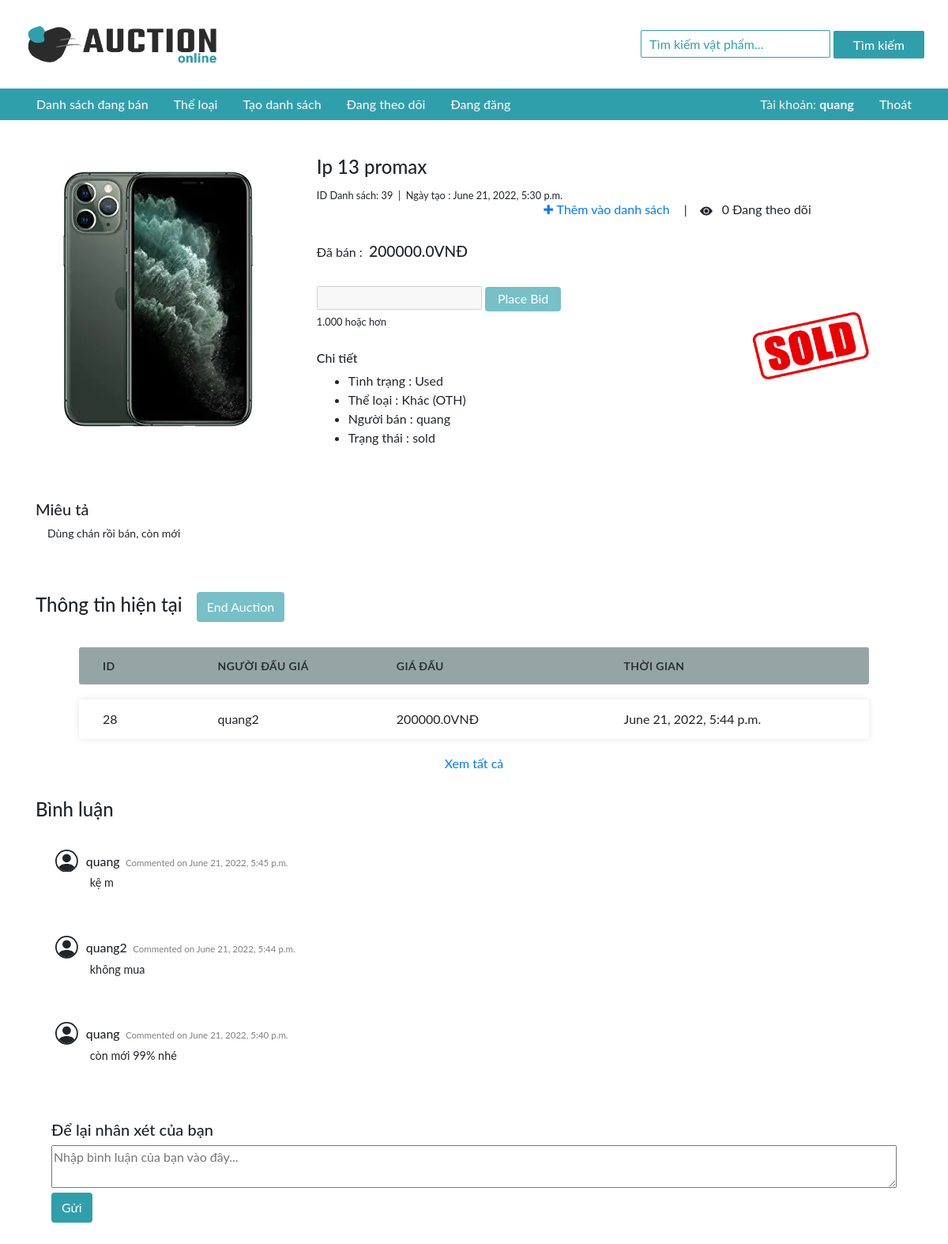
Page /listing/39 (signed in) on the committed database.
### auctions/models.py (models this page shows, shortened)
class User(AbstractUser):
    watchlist = models.ManyToManyField(Listing, blank=True, related_name="watchers")
    listing = models.ManyToManyField(Listing, blank=True, related_name="creater")
    bought_items = models.ManyToManyField(Listing, blank=True, related_name="buyer")
    def __str__(self):
        return f"{self.username}"

class Listing(models.Model):
    title = models.CharField(max_length=130)
    description = models.TextField(max_length=208)
    image = models.CharField(max_length=1000, blank=True)
    category = models.ForeignKey(Category, on_delete=models.CASCADE, related_name="listing")
    starting_bid = models.FloatField()
    current_bid = models.FloatField()
    condition = models.CharField(max_length=5)
    status = models.CharField(max_length=15, default='active')
    create_time = models.DateTimeField(datetime.now())

class Category(models.Model):
    code = models.CharField(max_length=3)
    name = models.CharField(max_length=45)
    def __str__(self):
        return f"{self.name} ({self.code})"

class UserBid(models.Model):
    bidder = models.ForeignKey(User, on_delete=models.CASCADE, related_name="user_bid")
    listing = models.ManyToManyField(Listing, related_name="bids")
    bid = models.FloatField()
    time = models.DateTimeField(datetime.now)

class UserComment(models.Model):
    commenter = models.ForeignKey(User, on_delete=models.CASCADE, related_name="user_comment")
    listing = models.ManyToManyField(Listing, related_name="comments")
    comment = models.TextField()
    time = models.DateTimeField(datetime.now)

### auctions/views.py (the view)
# urls.py: path("listing/<int:id>", views.listing, name="listing"),
def listing(request, id, status="None"):
    list_item = Listing.objects.get(id=id)
    watchlist = ""
    watchers_count = list_item.watchers.count()
    no_of_bids = UserBid.objects.filter(listing=list_item).count()
    bids = UserBid.objects.filter(listing=list_item).all().order_by('-id')[:5]
    comments = UserComment.objects.filter(listing=list_item).all().order_by('-id')
    creater = list_item.creater.get()
    outbid = ""
    if request.user.is_authenticated:
        if (no_of_bids > 0):
            userBids = UserBid.objects.filter(bidder=request.user, listing=list_item)
            if userBids:
                userBid = max([userBid.bid for userBid in userBids])
                if userBid == list_item.current_bid:
                    outbid = "no"
                else:
                    outbid = "yes"
    if list_item.status == "sold":
        if request.user == list_item.buyer.get():
            success = True
            message = "Congratulations! you have won this auction."
        else:
            success = False
            message = ""
    else:
        success = False
        message = ""
    if request.user == creater:
        creater_view = True
    else:
        creater_view = False
    if request.user.is_authenticated:
        watchlist = request.user.watchlist.filter(id=id).first()
    if status == "success":
        success = True
        message = "Congratulations! You have successfully placed your bid."
    elif status == "error_code1":
        success = False
        message = f"Error: Bid amount must be greater than or equal to US ${list_item.starting_bid}"
    elif status == "error_code2":
        success = False
        message = f"Error: Bid amount must be greater than US ${list_item.current_bid}"
    elif status == "error_code3":
        success = False
        message = "There was an error while placing your bid."
    return render(request, "auctions/listing.html", {
        "list":list_item,
        "creater":creater,
        "watchlist":watchlist,
        "watchers_count":watchers_count,
        "outbid":outbid,
        "no_of_bids":no_of_bids,
        "bids":bids,
        "comments":comments,
        "creater_view":creater_view,
        "success":success,
        "message":message
    })

### auctions/templates/auctions/listing.html (shortened to what this page needs)
{% extends 'auctions/layout.html' %}
{% load static %}
{% block body %}
    <div class="container">
        <div class="listing-upper">
            <div class="listing-left">
                <center>
                    <img src="{% static list.image %}">
                </center>
            </div>
            <div class="listing-right">
                <div class="top">
                    <h4>{{list.title}}</h4>
                    <small>ID Danh sách: {{list.id}}&nbsp;&nbsp;|&nbsp;&nbsp;Ngày tạo : {{list.create_time}}</small><br>
                    <div class="watchlist-div">
                        <div>
                            <span>
                                {% if watchlist %}
                                    <form action="{% url 'remove_watchlist' %}" method="POST">
                                        {% csrf_token %}
                                        <input type="hidden" name="id" value="{{list.id}}">
                                        <input type="hidden" name="origin" value="listing/{{list.id}}">
                                        <button type="submit" class="hid-btn">
                                            <span style="font-weight: bolder;">&#10003;</span> Đã được thêm
                                        </button>
                                    </form>
                                {% else %}
                                    <form action="{% url 'add_watchlist' %}" method="POST">
                                        <button type="submit" class="hid-btn">&#10010; Thêm vào danh sách</button>
                                    </form>
                                {% endif %}
                        </div>
                        <div>
                        </span>&emsp;|&emsp;
                            <svg width="1em" height="1em" viewBox="0 0 16 16" class="bi bi-eye-fill" fill="currentColor" xmlns="http://www.w3.org/2000/svg">
                                <path d="M10.5 8a2.5 2.5 0 1 1-5 0 2.5 2.5 0 0 1 5 0z"/>
                                <path fill-rule="evenodd" d="M0 8s3-5.5 8-5.5S16 8 16 8s-3 5.5-8 5.5S0 8 0 8zm8 3.5a3.5 3.5 0 1 0 0-7 3.5 3.5 0 0 0 0 7z"/>
                              </svg>
                            &ensp;<span class="watch">{{watchers_count}} Đang theo dõi</span>
                        </div>
                    </div>
                    <div class="regular-div">
                        <div class="info-div">
                            <br>
                            {% if list.status == 'sold' %}
                                Đã bán :
                            {% elif list.status == 'active' %}
                                Giá hiện tại :
                            {% else %}
                                Price :
                            {% endif %}
                            &nbsp;<span class="price">{{list.current_bid}}VNĐ</span><br>
                            {% if outbid == 'yes' %}
                                <small>Bạn đã được trả giá cao hơn.</small>
                            {% elif outbid == 'no' %}
                                <small>Bạn là người trả giá cao nhất.</small>
                            {% else %}
                                <small>&nbsp;</small>
                            {% endif %}
                            <form action="{% url 'place_bid' list.id %}" class="bid-form" method="POST">
                                {% if list.status == "active" %}
                                    <input type="number" name="bid" required="required">
                                    <input type="submit" class="btn Button" value="Place Bid">
                                {% else %}
                                    {% if list.starting_bid == list.current_bid %}
                                        <input type="number" name="bid" min="{{list.starting_bid}}" disabled>
                                    {% elif list.starting_bid < list.current_bid %}
                                        <input type="number" name="bid" min="{{list.current_bid | add:'1'}}" disabled>
                                    {% endif %}
                                    <input type="submit" class="btn Button" value="Place Bid" disabled>
                                {% endif %}
                            </form>
                            <small>{{no_of_bids}}.000 hoặc hơn</small>
                            <br><br>
                            <h6>Chi tiết</h6>
                            <ul>
                                <li>Tình trạng : {{list.condition}}</li>
                                <li>Thể loại : {{list.category}}</li>
                                <li>Người bán : {{creater}}</li>
                                <li>Trạng thái : {{list.status}}</li>
                            </ul><br>
                        </div>
                        {% if list.status == "sold" %}
                            <div class="sold-div">
                                <img src="{% static 'auctions/Images/sold.png' %}">
                            </div>
                        {% elif list.status == "unsold" %}
                            <div class="sold-div">
                                <img src="{% static 'auctions/Images/unsold.png' %}">
                            </div>
                        {% endif %}
                    </div>
                </div>
            </div>
        </div>
        <div class="listing-middle">
            <h5>Miêu tả</h5>
            <p id="listing-description">{{list.description}}</p>
        </div>
        <div class="listing-lower">
            <h4>
                <form action="{% url 'auction_command' %}" method="POST">
                    Thông tin hiện tại&nbsp;&nbsp;
                    {% if creater_view %}
                        {% if list.status == "active" %}
                            <button class="btn Button">End Auction</button>
                        {% elif list.status == "sold" %}
                            <button class="btn Button" disabled>End Auction</button>
                        {% elif list.status == "unsold" %}
                            <button class="btn Button">Start Auction</button>
                        {% endif %}
                    {% endif %}
                </form>
            </h4>
            <br>
            <div class="bids-div">
                <ul class="responsive-table">
                    <li class="table-header">
                        <div class="col col-1">ID</div>
                        <div class="col col-2">Người đấu giá</div>
                        <div class="col col-3">Giá đấu</div>
                        <div class="col col-4">Thời gian</div>
                    </li>
                    {% for bid in bids %}
                        <li class="table-row">
                            <div class="col col-1" data-label="Bid Id">{{bid.id}}</div>
                            <div class="col col-2" data-label="Bidder">{{bid.bidder}}</div>
                            <div class="col col-3" data-label="Bid Amount">{{bid.bid}}VNĐ</div>
                            <div class="col col-4" data-label="Bid Time">{{bid.time}}</div>
                        </li>
                    {% empty %}
                        <center>Chưa được đấu giá.</center>
                    {% endfor %}
                </ul>
            </div>
            {% if bids %}
                <center>
                    <a href="{% url 'bids' list.id %}">Xem tất cả</a>
                </center>
            {% endif %}
        </div>
        <div class="listing-far-lower">
            <h4>Bình luận</h4>
            {% for comment in comments %}
                <div class="comment-div">
                    <div>
                    </div>
                    <div>
                        <div class="comment-user">
                            <span>{{comment.commenter}}</span>&nbsp;
                            <small>Commented on&nbsp;{{comment.time}}</small>
                        </div>
                        <div class="comment-data">{{comment.comment}}</div>
                    </div>
                </div>
            {% empty %}
                    <span id="ncy">Chưa có bình luận.</span>
            {% endfor %}
            <div class="add-comment-div">
                <h5>Để lại nhân xét của bạn</h5>
                <div>
                    <form action="{% url 'add_comment' %}" method="POST">
                        <textarea name="comment" placeholder="Nhập bình luận của bạn vào đây..." required="required"></textarea>
                        <input type="submit" class="btn Button" value="Gửi">
                    </form>
                </div>
            </div>
        </div>
    </div>
{% endblock %}

### auctions/templates/auctions/layout.html (shortened to what this page needs)
{% load static %}
<!DOCTYPE html>
<html lang="en">
    <head>
        <link rel="stylesheet" href="https://stackpath.bootstrapcdn.com/bootstrap/4.4.1/css/bootstrap.min.css">
        <link href="{% static 'auctions/styles.css' %}" rel="stylesheet">
    </head>
    <body>
        <div class="navbar">
            <div class="logo left-nav">
                <a href="{% url 'index' %}">
                    <img src="{% static 'auctions/images/auction_logo.png' %}" height="52px" width="250px">
                </a>
            </div>
            <div class="right-nav">
                <form action="{% url 'search' %}" method="GET">
                    <input type="text" name="query" placeholder="Tìm kiếm vật phẩm..." value="{{query | default:''}}" required="required">
                    <input type="submit" value="Tìm kiếm" class="btn search-btn Button">
                </form>
            </div>
        </div>
        <div class="menu">
            <div class="left-menu">
                <div>
                    <ul class="nav">
                        <li class="nav-item">
                            <a class="nav-link" href="{% url 'index' %}">Danh sách đang bán</a>
                        </li>
                        <li class="nav-item">
                            <a class="nav-link" href="{% url 'categories' %}">Thể loại</a>
                        </li>
                        <li class="nav-item">
                            <a class="nav-link" href="{% url 'create' %}">Tạo danh sách</a>
                        </li>
                        {% if user.is_authenticated %}
                            <li class="nav-item">
                                <a class="nav-link" href="{% url 'watchlist' %}">Đang theo dõi</a>
                            </li>
                            <li class="nav-item">
                                <a class="nav-link" href="{% url 'my_listing' %}">Đang đăng </a>
                            </li>
                        {% endif %}
                    </ul>
                </div>
            </div>
            <div class="right-menu nav">
                {% if user.is_authenticated %}
                    <li class="nav-item">
                        <span class="nav-link">
                            Tài khoản: <strong>{{ user.username }}</strong>
                        </span>
                    </li>
                    <li class="nav-item">
                        <a class="nav-link" href="{% url 'logout' %}">Thoát</a>
                    </li>
                {% endif %}
            </div>
        </div>
        {% block body %}
        {% endblock %}
    </body>
</html>

### rows in the picture
User: username "quang"
Listing: title "Ip 13 promax", id "39", create_time "June 21, 2022, 5:30 p.m.", current_bid "200000.0", condition "Used", category "Khác (OTH)", status "sold", description "Dùng chán rồi bán, còn mới"
UserBid: id "28", bidder "quang2", bid "200000.0", time "June 21, 2022, 5:44 p.m."
UserComment: commenter "quang", time "June 21, 2022, 5:45 p.m.", comment "kệ m"
UserComment: commenter "quang2", time "June 21, 2022, 5:44 p.m.", comment "không mua"
UserComment: commenter "quang", time "June 21, 2022, 5:40 p.m.", comment "còn mới 99% nhé"

### other values in the picture
{{ watchers_count }} "0"
{{ no_of_bids }} "1"
